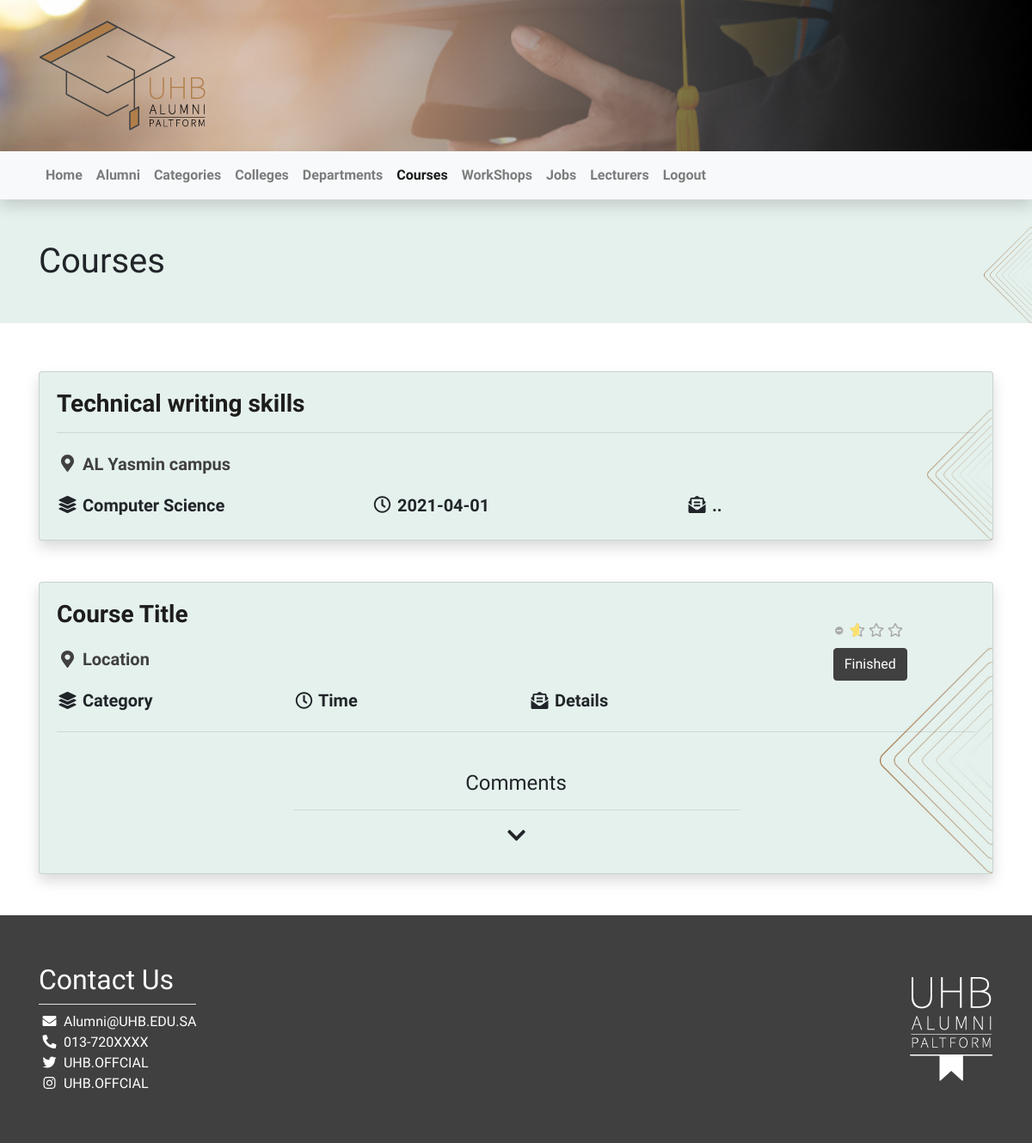
Before: /Code/views/courses/show.php (signed in) with the older database file.
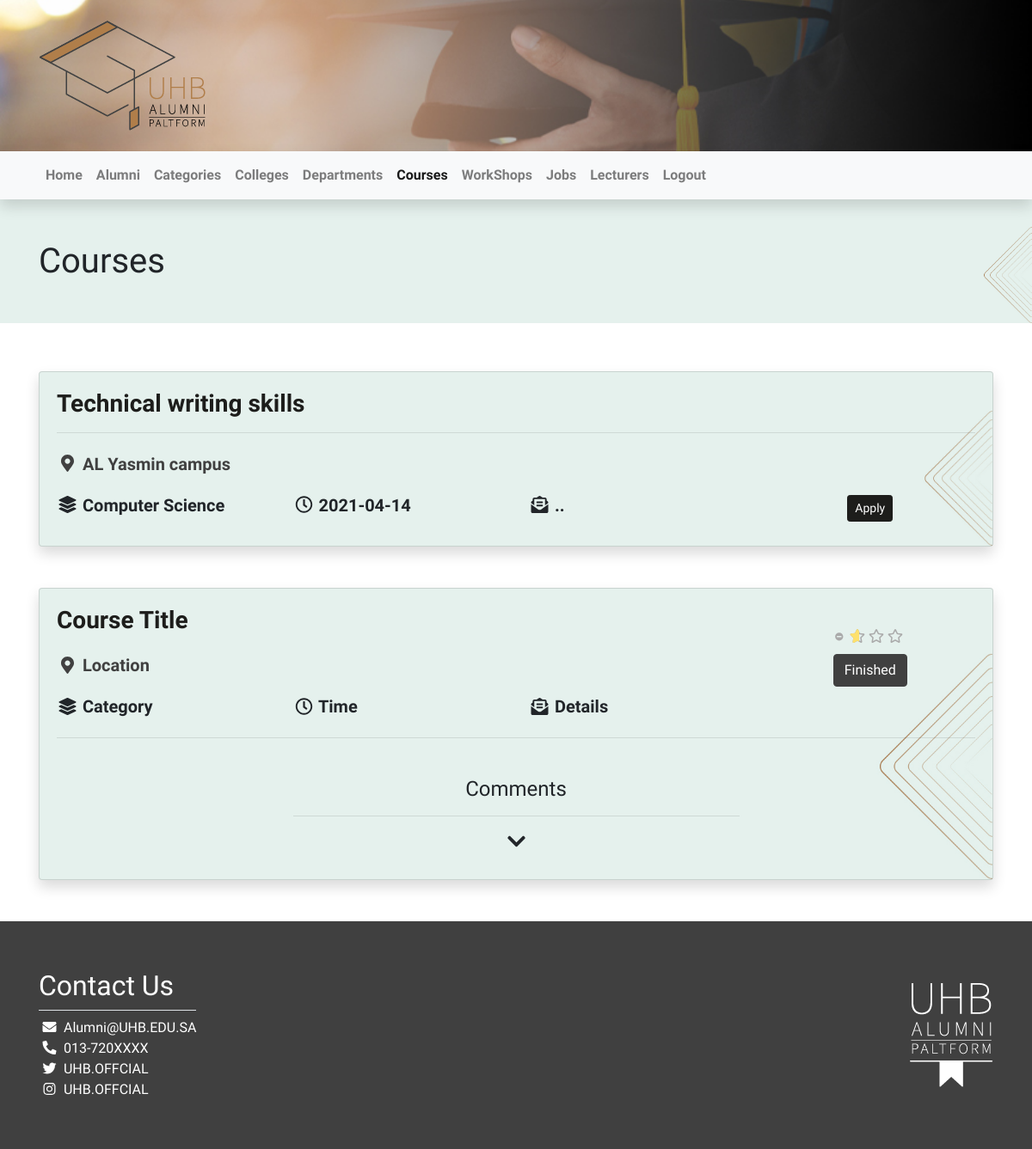
After: the same page with the newer database file.
### tables this page shows
CREATE TABLE `courses` (
  `id` int(11) NOT NULL,
  `crs_name` varchar(255) NOT NULL,
  `location` varchar(255) NOT NULL,
  `details` text NOT NULL,
  `start_date` datetime NOT NULL,
  `end_date` datetime NOT NULL,
  `deadline` date NOT NULL,
  `lecturer_id` int(11) NOT NULL,
  `category_id` int(11) NOT NULL
);

CREATE TABLE `categories` (
  `id` int(11) NOT NULL,
  `catg_name` varchar(255) NOT NULL
);

### Code/views/courses/show.php (the view, shortened to what this page needs)
<?php
require_once "../../init/init.php";
$stmt = $con->prepare("SELECT
								courses.*, categories.catg_name AS category, lecturers.lec_name AS lecturer
       						FROM
       						     courses
       						INNER JOIN categories
       						ON categories.id = courses.category_id
       						INNER JOIN lecturers
       						ON lecturers.id = courses.lecturer_id");
$stmt->execute();
$courses = $stmt->fetchAll();
?>
	<div class="" style="background-image:url('<?= asset("Images/bg/empty.jpg") ?>') ;
			background-repeat: no-repeat;
			background-size: contain;
			background-position: right;
			background-color: #e5f1ed;">
		<div class="container h1 py-5">Courses</div>
	</div>
	<div class="container  py-5">
		<?php foreach ($courses as $course): ?>
			<div class="card shadow" style="background-image:url('<?= asset("Images/bg/empty.jpg") ?>') ;
					background-repeat: no-repeat;
					background-size: contain;
					background-position: right;
					background-color: #e5f1ed;">
				<div class="card-body font-weight-bold">
					<h4 class="card-title font-weight-bold h3 text-dark text-left"><?= $course['crs_name'] ?></h4>
					<hr/>
					<p class="card-text text-decoration-none text-secondary  h5  font-weight-bold my-4">
						<i class="icon fas fa-map-marker-alt "></i> <?= $course['location'] ?>
					</p>
					<div class="row card-text">
						<div class="col h5  font-weight-bold no-text-wrap">
							<i class="icon fas fa-layer-group "></i> <?= $course['category'] ?>
						</div>
						<div class="col h5  font-weight-bold no-text-wrap">
							<i class="icon far fa-clock "></i> <?= $course['deadline'] ?>
						</div>
						<div class="col h5  font-weight-bold no-text-wrap">
							<i class="icon fas fa-envelope-open-text "></i> <?= $course['details'] ?>
						</div>
						<?php if ($course['deadline'] > date("Y-m-d") ): ?>
						<div class="col h5  font-weight-bold no-text-wrap  text-center">
							<a href="#" class="btn btn-sm btn-dark" type="submit">Apply</a>
						</div>
						<?php endif; ?>
					</div>
				</div>
			</div>
			<br/>
			<br/>
		<?php endforeach; ?>
		<div class="card shadow" style="background-image:url('<?= asset("Images/bg/empty.jpg") ?>') ;
				background-repeat: no-repeat;
				background-size: contain;
				background-position: right;
				background-color: #e5f1ed;">
			<div class="card-body font-weight-bold">
				<div class="row card-text">
					<div class="col-md-9 ">
						<h4 class="card-title font-weight-bold h3 text-dark text-left">Course Title</h4>
						<p class="card-text text-decoration-none text-secondary  h5  font-weight-bold my-4">
							<i class="icon fas fa-map-marker-alt "></i> Location
						</p>
						<div class="row card-text">
							<div class="col h5  font-weight-bold no-text-wrap">
								<i class="icon fas fa-layer-group "></i> Category
							</div>
							<div class="col h5  font-weight-bold no-text-wrap">
								<i class="icon far fa-clock "></i> Time
							</div>
							<div class="col h5  font-weight-bold no-text-wrap">
								<i class="icon fas fa-envelope-open-text "></i> Details
							</div>
						</div>
					</div>
					<div class="col-md-3 text-center pt-4">
						<button class="btn  btn-secondary mt-2" type="submit">Finished</button>
					</div>
				</div>
				<hr/>
				<div class="col-12 ">
					<h4 class="text-center">
						<br/>
						Comments
						<hr class="w-50"/>
					</h4>
					<div class="SeeMore">
					</div>
				</div>
			</div>
		</div>
	</div>
<?php require_once "../includes/footer.php"; ?>

Changed rows visible on the page:
changed courses "Technical writing skills": deadline "2021-04-01" → "2021-04-14"; now shows "Apply"
